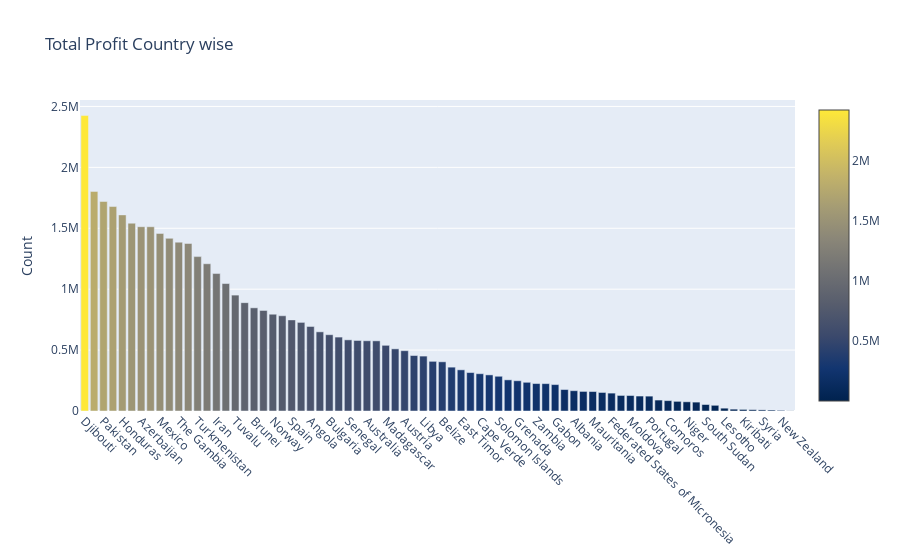

This figure's notebook cell:
### Markdown cell above
# Top 10 selling products by sales amount by Descending:
### 1.Cosmetics
### 2.Office Supplies
### 3.Household
### 4.Baby Food
### 5.Clothes
### 6.Cereal
### 7.Meat
### 8.Personal Care
### 9.Vegetables
### 10.Beverages
# Total Profit Country wise

### Code cell
#TotalPrice = data.groupby(['Country'])['Pack Price'].sum().nlargest(15)
F=df.groupby('Country').Total_Profit.sum().to_frame().sort_values(by='Total_Profit', ascending=False)
trace=go.Bar(x=F.index, y=F.Total_Profit, marker=dict(color = F.Total_Profit, colorscale='Cividis',showscale=True))
ddata=[trace]
layout = go.Layout(xaxis=dict(tickangle=45),title='Total Profit Country wise', yaxis = dict(title = 'Count'))
fig = go.Figure(data=ddata, layout=layout)
py.iplot(fig)

### Figure 1 — Plotly figure (JSON) as saved in the notebook; plotly's stock layout.template omitted (floating-point values rounded to 4 significant figures)
{"data": [{"marker": {"color": [2425000.0, 1803000.0, 1720000.0, 1679000.0, 1610000.0, 1542000.0, 1513000.0, 1513000.0, 1458000.0, 1417000.0, 1386000.0, 1375000.0, 1267000.0, 1209000.0, 1128000.0, 1046000.0, 951400.0, 889500.0, 846885, 825700.0, 794400.0, 781700.0, 747900.0, 727400.0, 693900.0, 649900.0, 626200.0, 606800.0, 584100.0, 579000.0, 576600.0, 575900.0, 539200.0, 510200.0, 495000.0, 455335, 450800.0, 407600.0, 403800.0, 359900.0, 337900.0, 315600.0, 306100.0, 296400.0, 285100.0, 255700.0, 248400.0, 235600.0, 225200.0, 224600.0, 216900.0, 176200.0, 166600.0, 160600.0, 159800.0, 152100.0, 146900.0, 127700.0, 127100.0, 122800.0, 122000.0, 89900.0, 85220.0, 79250.0, 75560.0, 72980.0, 53250.0, 46740.0, 23150.0, 15100.0, 13010.0, 10800.0, 9119.0, 7828.0, 5271.0, 1258.0], "colorscale": [[0, "#00224e"], [0.1111, "#123570"], [0.2222, "#3b496c"], [0.3333, "#575d6d"], [0.4444, "#707173"], [0.5556, "#8a8678"], [0.6667, "#a59c74"], [0.7778, "#c3b369"], [0.8889, "#e1cc55"], [1, "#fee838"]], "showscale": true}, "type": "bar", "x": ["Djibouti", "Myanmar", "Pakistan", "Samoa ", "Honduras", "Iceland", "Azerbaijan", "Switzerland", "Mexico", "Rwanda", "The Gambia", "Romania", "Turkmenistan", "Sri Lanka", "Iran", "Lithuania", "Tuvalu", "Mozambique", "Brunei", "Monaco", "Norway", "Cameroon", "Spain", "Fiji", "Angola", "Sierra Leone", "Bulgaria", "Bangladesh", "Senegal", "Lebanon", "Australia", "Macedonia", "Madagascar", "Burkina Faso", "Austria", "San Marino", "Libya", "Kenya", "Belize", "Saudi Arabia", "East Timor", "France", "Cape Verde", "Haiti", "Solomon Islands", "Cote d'Ivoire", "Grenada", "Laos", "Zambia", "Russia", "Gabon", "Sao Tome and Principe", "Albania", "Costa Rica", "Mauritania", "Republic of the Congo", "Federated States of Micronesia", "Nicaragua", "Moldova ", "Mongolia", "Portugal", "Democratic Republic of the Congo", "Comoros", "Mali", "Niger", "Slovenia", "South Sudan", "United Kingdom", "Lesotho", "Malaysia", "Kiribati", "Slovakia", "Syria", "Kyrgyzstan", "New Zealand", "Kuwait"], "y": [2425000.0, 1803000.0, 1720000.0, 1679000.0, 1610000.0, 1542000.0, 1513000.0, 1513000.0, 1458000.0, 1417000.0, 1386000.0, 1375000.0, 1267000.0, 1209000.0, 1128000.0, 1046000.0, 951400.0, 889500.0, 846885, 825700.0, 794400.0, 781700.0, 747900.0, 727400.0, 693900.0, 649900.0, 626200.0, 606800.0, 584100.0, 579000.0, 576600.0, 575900.0, 539200.0, 510200.0, 495000.0, 455335, 450800.0, 407600.0, 403800.0, 359900.0, 337900.0, 315600.0, 306100.0, 296400.0, 285100.0, 255700.0, 248400.0, 235600.0, 225200.0, 224600.0, 216900.0, 176200.0, 166600.0, 160600.0, 159800.0, 152100.0, 146900.0, 127700.0, 127100.0, 122800.0, 122000.0, 89900.0, 85220.0, 79250.0, 75560.0, 72980.0, 53250.0, 46740.0, 23150.0, 15100.0, 13010.0, 10800.0, 9119.0, 7828.0, 5271.0, 1258.0]}], "layout": {"title": {"text": "Total Profit Country wise"}, "xaxis": {"tickangle": 45}, "yaxis": {"title": {"text": "Count"}}}}
